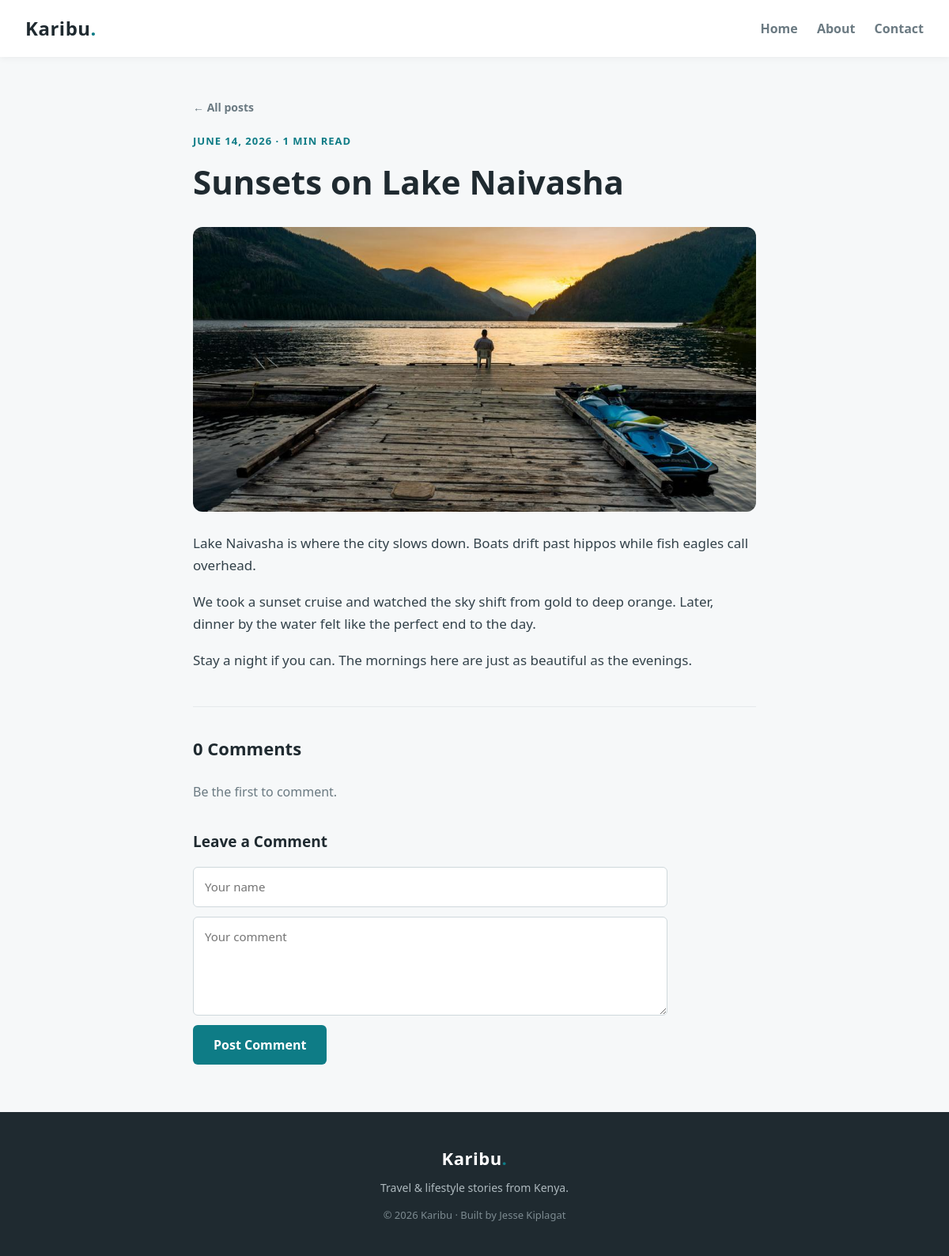
/post.php?id=6, run on the app's committed database.
### tables this page shows
CREATE TABLE IF NOT EXISTS posts (
  id INT AUTO_INCREMENT PRIMARY KEY,
  title VARCHAR(200) NOT NULL,
  slug VARCHAR(220) NOT NULL,
  excerpt VARCHAR(300) NOT NULL,
  body TEXT NOT NULL,
  image VARCHAR(120) NOT NULL,
  created_at DATETIME NOT NULL DEFAULT CURRENT_TIMESTAMP
);

### post.php (the view, shortened to what this page needs)
<?php
require __DIR__ . '/includes/db.php';
require __DIR__ . '/includes/functions.php';
$id = isset($_GET['id']) ? (int) $_GET['id'] : 0;
$stmt = $pdo->prepare('SELECT * FROM posts WHERE id = ?');
$stmt->execute([$id]);
$post = $stmt->fetch();
$comments = $pdo->prepare('SELECT * FROM comments WHERE post_id = ? ORDER BY created_at ASC');
$comments->execute([$id]);
$comments = $comments->fetchAll();
require __DIR__ . '/includes/header.php';
?>
  <article class="single">
    <a class="back" href="index.php">← All posts</a>
    <span class="date"><?= date('F j, Y', strtotime($post['created_at'])) ?> · <?= reading_time($post['body']) ?></span>
    <h1><?= htmlspecialchars($post['title']) ?></h1>
    <img src="images/<?= htmlspecialchars($post['image']) ?>" alt="<?= htmlspecialchars($post['title']) ?>">
    <div class="content"><?= render_paragraphs($post['body']) ?></div>
    <section class="comments" id="comments">
      <h2><?= count($comments) ?> Comment<?= count($comments) === 1 ? '' : 's' ?></h2>
      <?php if (!$comments): ?><p class="no-comments">Be the first to comment.</p><?php endif; ?>
      <h3 class="leave-title">Leave a Comment</h3>
      <form class="comment-form" method="post" action="post.php?id=<?= $id ?>#comments">
        <input type="text" name="name" placeholder="Your name" value="<?= htmlspecialchars($_POST['name'] ?? '') ?>" required>
        <textarea name="comment" rows="4" placeholder="Your comment" required><?= htmlspecialchars($_POST['comment'] ?? '') ?></textarea>
        <button type="submit" class="btn-teal">Post Comment</button>
      </form>
    </section>
  </article>
<?php require __DIR__ . '/includes/footer.php'; ?>

### includes/functions.php (shortened to what this page needs)
<?php
function render_paragraphs($text)
{
    $blocks = preg_split('/\n\s*\n/', trim($text));
    $html = '';
    foreach ($blocks as $block) {
        $block = trim($block);
        $html .= '<p>' . nl2br(htmlspecialchars($block)) . '</p>';
    }
    return $html;
}
function reading_time($text)
{
    $words = str_word_count(strip_tags($text));
    $minutes = max(1, (int) ceil($words / 200));
    return $minutes . ' min read';
}

### style.css (style rules this page uses)
:root { --accent: #0e7c86; --accent-dark: #0a5c63; --ink: #1f2a30; --muted: #6b7a82; --bg: #f6f8f9; }
* { margin: 0; padding: 0; box-sizing: border-box; }
body { font-family: 'Segoe UI', system-ui, Tahoma, sans-serif; color: var(--ink); background: var(--bg); line-height: 1.65; }
img { display: block; max-width: 100%; }
.btn-teal { background: var(--accent); color: #fff; border: none; border-radius: 6px; padding: 12px 26px; font: inherit; font-weight: 600; cursor: pointer; }
.single .content p { margin-bottom: 18px; }
.comments { margin-top: 44px; border-top: 1px solid #e6e9ec; padding-top: 34px; }
.comments h2 { font-size: 22px; margin-bottom: 24px; }
.no-comments { color: var(--muted); }
.leave-title { font-size: 19px; margin: 34px 0 16px; }
.comment-form { display: flex; flex-direction: column; gap: 12px; max-width: 600px; }
.comment-form input, .comment-form textarea { padding: 12px 14px; border: 1px solid #cfd8dc; border-radius: 6px; font: inherit; font-size: 15px; }
.comment-form .btn-teal { align-self: flex-start; }
.date { color: var(--accent); font-size: 13px; font-weight: 700; text-transform: uppercase; letter-spacing: 1px; }
.single { max-width: 760px; margin: 50px auto; padding: 0 24px; }
.single .back { text-decoration: none; color: var(--muted); font-weight: 600; font-size: 14px; }
.single .date { display: block; margin: 20px 0 6px; }
.single h1 { font-size: clamp(28px, 5vw, 42px); margin-bottom: 22px; }
.single img { width: 100%; height: 360px; object-fit: cover; border-radius: 12px; margin-bottom: 26px; }
.single .content { font-size: 17px; color: #33424a; }

### data on the page
posts: created_at "JUNE 14, 2026", body "1 MIN READ", title "Sunsets on Lake Naivasha", image (picture), body "Lake Naivasha is where the city slows down. Boats drift past hippos while fish eagles call overhead.", body "We took a sunset cruise and watched the sky shift from gold to deep orange. Later, dinner by the water felt like the perfect end to the day.", body "Stay a night if you can. The mornings here are just as beautiful as the evenings."

### other printed values
count($comments) "0"
